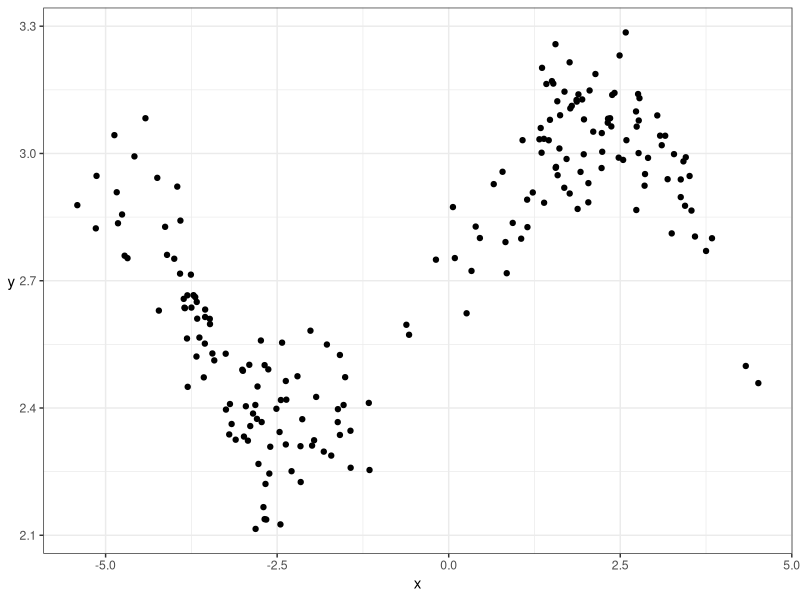

Write R code to recreate this figure.
## ---- chunk 1
knitr::opts_chunk$set(fig.width=5, fig.height=3, fig.align="center")
suppressPackageStartupMessages(library(tidyverse))
my_accent <- "#d95f02"
rotate_y <- theme(axis.title.y=element_text(angle=0, vjust=0.5))
## ---- chunk 2
set.seed(87)
dat <- tibble(x = c(rnorm(100), rnorm(100)+5)-3,
              y = sin(x^2/5)/x + rnorm(200)/10 + exp(1))
ggplot(dat, aes(x,y)) + 
    geom_point() +
    theme_bw() + 
    rotate_y
